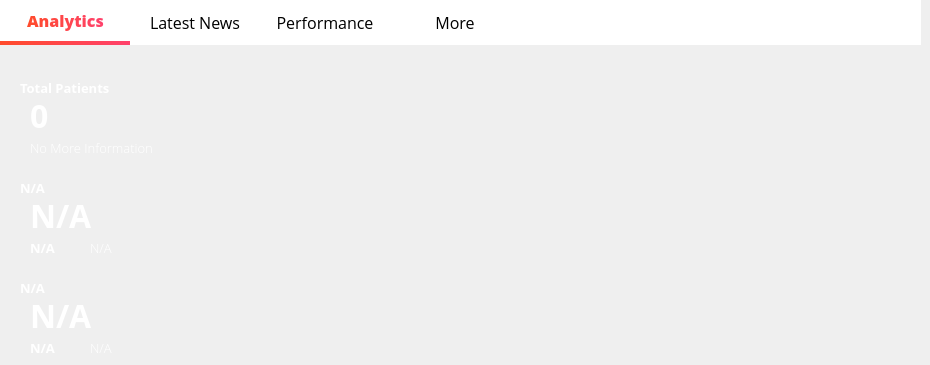
      <widget class="QWidget" name="Analytics">
       <property name="styleSheet">
        <string notr="true">
QLabel{
color: rgb(255, 255, 255);
background-color: transparent;
}
</string>
       </property>
       <widget class="QLabel" name="label_34">
        <property name="geometry">
         <rect>
          <x>20</x>
          <y>80</y>
          <width>101</width>
          <height>16</height>
         </rect>
        </property>
        <property name="font">
         <font>
          <family>Open Sans</family>
          <pointsize>10</pointsize>
          <weight>75</weight>
          <bold>true</bold>
         </font>
        </property>
        <property name="styleSheet">
         <string notr="true"/>
        </property>
        <property name="text">
         <string>Total Patients</string>
        </property>
       </widget>
       <widget class="QLabel" name="label_35">
        <property name="geometry">
         <rect>
          <x>30</x>
          <y>100</y>
          <width>111</width>
          <height>31</height>
         </rect>
        </property>
        <property name="font">
         <font>
          <family>Open Sans</family>
          <pointsize>24</pointsize>
          <weight>75</weight>
          <bold>true</bold>
         </font>
        </property>
        <property name="styleSheet">
         <string notr="true"/>
        </property>
        <property name="text">
         <string>0</string>
        </property>
       </widget>
       <widget class="QLabel" name="label_38">
        <property name="geometry">
         <rect>
          <x>30</x>
          <y>140</y>
          <width>161</width>
          <height>16</height>
         </rect>
        </property>
        <property name="font">
         <font>
          <family>Open Sans Light</family>
          <pointsize>10</pointsize>
          <weight>50</weight>
          <bold>false</bold>
         </font>
        </property>
        <property name="styleSheet">
         <string notr="true">color: rgb(255, 255, 255);</string>
        </property>
        <property name="text">
         <string>No More Information</string>
        </property>
       </widget>
       <widget class="QLabel" name="label_39">
        <property name="geometry">
         <rect>
          <x>20</x>
          <y>180</y>
          <width>151</width>
          <height>16</height>
         </rect>
        </property>
        <property name="font">
         <font>
          <family>Open Sans</family>
          <pointsize>10</pointsize>
          <weight>75</weight>
          <bold>true</bold>
         </font>
        </property>
        <property name="styleSheet">
         <string notr="true">color: rgb(255, 255, 255);</string>
        </property>
        <property name="text">
         <string>N/A</string>
        </property>
       </widget>
       <widget class="QLabel" name="label_40">
        <property name="geometry">
         <rect>
          <x>60</x>
          <y>240</y>
          <width>16</width>
          <height>16</height>
         </rect>
        </property>
        <property name="font">
         <font>
          <family>Open Sans</family>
          <pointsize>10</pointsize>
          <weight>75</weight>
          <bold>true</bold>
         </font>
        </property>
        <property name="styleSheet">
         <string notr="true">color: rgb(255, 255, 255);</string>
        </property>
        <property name="text">
         <string/>
        </property>
        <property name="pixmap">
         <pixmap resource="assets.qrc">:/assets/icons/cil-arrow-top.png</pixmap>
        </property>
       </widget>
       <widget class="QLabel" name="label_41">
        <property name="geometry">
         <rect>
          <x>30</x>
          <y>240</y>
          <width>31</width>
          <height>16</height>
         </rect>
        </property>
        <property name="font">
         <font>
          <family>Open Sans</family>
          <pointsize>10</pointsize>
          <weight>75</weight>
          <bold>true</bold>
         </font>
        </property>
        <property name="styleSheet">
         <string notr="true">color: rgb(255, 255, 255);</string>
        </property>
        <property name="text">
         <string>N/A</string>
        </property>
       </widget>
       <widget class="QLabel" name="label_42">
        <property name="geometry">
         <rect>
          <x>90</x>
          <y>240</y>
          <width>61</width>
          <height>16</height>
         </rect>
        </property>
        <property name="font">
         <font>
          <family>Open Sans Light</family>
          <pointsize>10</pointsize>
          <weight>50</weight>
          <bold>false</bold>
         </font>
        </property>
        <property name="styleSheet">
         <string notr="true">color: rgb(255, 255, 255);</string>
        </property>
        <property name="text">
         <string>N/A</string>
        </property>
       </widget>
       <widget class="QLabel" name="label_43">
        <property name="geometry">
         <rect>
          <x>30</x>
          <y>200</y>
          <width>111</width>
          <height>31</height>
         </rect>
        </property>
        <property name="font">
         <font>
          <family>Open Sans</family>
          <pointsize>24</pointsize>
          <weight>75</weight>
          <bold>true</bold>
         </font>
        </property>
        <property name="styleSheet">
         <string notr="true">color: rgb(255, 255, 255);</string>
        </property>
        <property name="text">
         <string>N/A</string>
        </property>
       </widget>
       <widget class="QLabel" name="label_44">
        <property name="geometry">
         <rect>
          <x>20</x>
          <y>280</y>
          <width>101</width>
          <height>16</height>
         </rect>
        </property>
        <property name="font">
         <font>
          <family>Open Sans</family>
          <pointsize>10</pointsize>
          <weight>75</weight>
          <bold>true</bold>
         </font>
        </property>
        <property name="styleSheet">
         <string notr="true">color: rgb(255, 255, 255);</string>
        </property>
        <property name="text">
         <string>N/A</string>
        </property>
       </widget>
       <widget class="QLabel" name="label_45">
        <property name="geometry">
         <rect>
          <x>60</x>
          <y>340</y>
          <width>16</width>
          <height>16</height>
         </rect>
        </property>
        <property name="font">
         <font>
          <family>Open Sans</family>
          <pointsize>10</pointsize>
          <weight>75</weight>
          <bold>true</bold>
         </font>
        </property>
        <property name="styleSheet">
         <string notr="true">color: rgb(255, 255, 255);</string>
        </property>
        <property name="text">
         <string/>
        </property>
        <property name="pixmap">
         <pixmap resource="assets.qrc">:/assets/icons/cil-arrow-top.png</pixmap>
        </property>
       </widget>
       <widget class="QLabel" name="label_46">
        <property name="geometry">
         <rect>
          <x>30</x>
          <y>340</y>
          <width>31</width>
          <height>16</height>
         </rect>
        </property>
        <property name="font">
         <font>
          <family>Open Sans</family>
          <pointsize>10</pointsize>
          <weight>75</weight>
          <bold>true</bold>
         </font>
        </property>
        <property name="styleSheet">
         <string notr="true">color: rgb(255, 255, 255);</string>
        </property>
        <property name="text">
         <string>N/A</string>
        </property>
       </widget>
       <widget class="QLabel" name="label_47">
        <property name="geometry">
         <rect>
          <x>90</x>
          <y>340</y>
          <width>61</width>
          <height>16</height>
         </rect>
        </property>
        <property name="font">
         <font>
          <family>Open Sans Light</family>
          <pointsize>10</pointsize>
          <weight>50</weight>
          <bold>false</bold>
         </font>
        </property>
        <property name="styleSheet">
         <string notr="true">color: rgb(255, 255, 255);</string>
        </property>
        <property name="text">
         <string>N/A</string>
        </property>
       </widget>
       <widget class="QLabel" name="label_48">
        <property name="geometry">
         <rect>
          <x>30</x>
          <y>300</y>
          <width>111</width>
          <height>31</height>
         </rect>
        </property>
        <property name="font">
         <font>
          <family>Open Sans</family>
          <pointsize>24</pointsize>
          <weight>75</weight>
          <bold>true</bold>
         </font>
        </property>
        <property name="styleSheet">
         <string notr="true">color: rgb(255, 255, 255);</string>
        </property>
        <property name="text">
         <string>N/A</string>
        </property>
       </widget>
       <widget class="QWidget" name="widget_3" native="true">
        <property name="geometry">
         <rect>
          <x>0</x>
          <y>0</y>
          <width>921</width>
          <height>45</height>
         </rect>
        </property>
        <property name="styleSheet">
         <string notr="true">QWidget{
background-color: rgb(255, 255, 255);
}
QPushButton {
    border: none;
    padding: 5px 10px;
    font-size: 16px;
    font-weight: normal;
    color: black;
}

QPushButton:checked {
    border-bottom: 4px solid qlineargradient(x1:0, y1:0, x2:1, y2:0, stop:0 #FF4B2B, stop:1 #FF416C);
    border-right: none;
    border-top: none;
    color: qlineargradient(x1:0, y1:0, x2:1, y2:0, stop:0 #FF4B2B, stop:1 #FF416C);
    font-weight: 700;
}

QPushButton:hover {
    background-color: qlineargradient(x1:0, y1:0, x2:1, y2:0, stop:0 #f2f2f2, stop:1 #e6e6e6);
}</string>
        </property>
        <widget class="QPushButton" name="pushButton_27">
         <property name="enabled">
          <bool>false</bool>
         </property>
         <property name="geometry">
          <rect>
           <x>0</x>
           <y>0</y>
           <width>131</width>
           <height>45</height>
          </rect>
         </property>
         <property name="font">
          <font>
           <family>Open Sans</family>
           <pointsize>-1</pointsize>
           <weight>50</weight>
           <bold>false</bold>
          </font>
         </property>
         <property name="cursor">
          <cursorShape>ArrowCursor</cursorShape>
         </property>
         <property name="styleSheet">
          <string notr="true"/>
         </property>
         <property name="text">
          <string>Analytics</string>
         </property>
         <property name="checkable">
          <bool>true</bool>
         </property>
         <property name="checked">
          <bool>true</bool>
         </property>
        </widget>
        <widget class="QPushButton" name="pushButton_28">
         <property name="geometry">
          <rect>
           <x>130</x>
           <y>0</y>
           <width>130</width>
           <height>45</height>
          </rect>
         </property>
         <property name="font">
          <font>
           <family>Open Sans</family>
           <pointsize>-1</pointsize>
           <weight>50</weight>
           <bold>false</bold>
          </font>
         </property>
         <property name="cursor">
          <cursorShape>PointingHandCursor</cursorShape>
         </property>
         <property name="styleSheet">
          <string notr="true"/>
         </property>
         <property name="text">
          <string>Latest News</string>
         </property>
         <property name="checkable">
          <bool>false</bool>
         </property>
        </widget>
        <widget class="QPushButton" name="pushButton_29">
         <property name="geometry">
          <rect>
           <x>260</x>
           <y>0</y>
           <width>130</width>
           <height>45</height>
          </rect>
         </property>
         <property name="font">
          <font>
           <family>Open Sans</family>
           <pointsize>-1</pointsize>
           <weight>50</weight>
           <bold>false</bold>
          </font>
         </property>
         <property name="cursor">
          <cursorShape>PointingHandCursor</cursorShape>
         </property>
         <property name="styleSheet">
          <string notr="true"/>
         </property>
         <property name="text">
          <string>Performance</string>
         </property>
        </widget>
        <widget class="QPushButton" name="pushButton_30">
         <property name="geometry">
          <rect>
           <x>390</x>
           <y>0</y>
           <width>130</width>
           <height>45</height>
          </rect>
         </property>
         <property name="font">
          <font>
           <family>Open Sans</family>
           <pointsize>-1</pointsize>
           <weight>50</weight>
           <bold>false</bold>
          </font>
         </property>
         <property name="cursor">
          <cursorShape>PointingHandCursor</cursorShape>
         </property>
         <property name="styleSheet">
          <string notr="true"/>
         </property>
         <property name="text">
          <string>More</string>
         </property>
        </widget>
       </widget>
       <widget class="QWidget" name="chart" native="true">
        <property name="geometry">
         <rect>
          <x>300</x>
          <y>70</y>
          <width>591</width>
          <height>281</height>
         </rect>
        </property>
       </widget>
      </widget>
